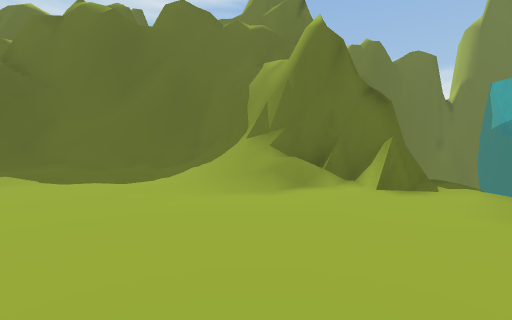
View 1 (above)

24 first-person views from a walk through a Unity game level. The camera is 1.3 m above the floor, tilts 2° down and sees 90° across. The floor is counted in squares, 2 m on a side. Each view is taken from the middle of a square. On the plan, view 1 faces up. The plan holds only what a view shows up to about 9 squares ahead; the rest is blank. The place goes on beyond the plan. The player is left out. Some surface patterns are stand-ins.

View 2
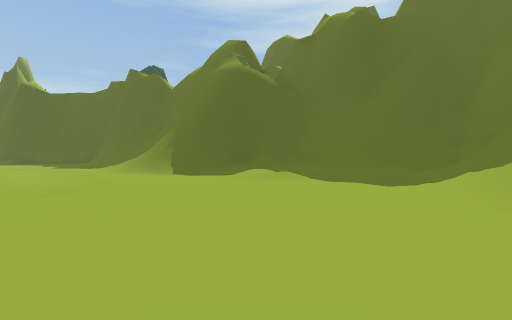

View 3
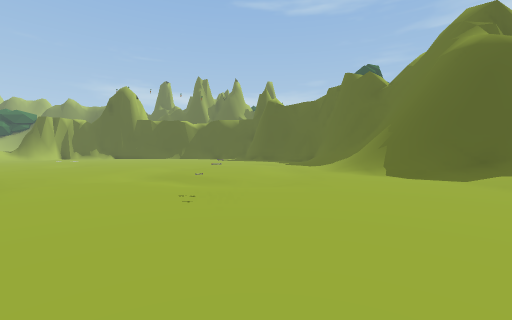

View 4
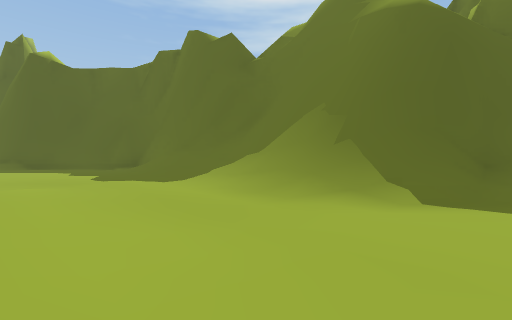

View 5
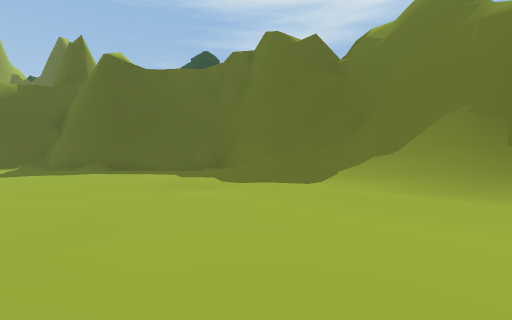

View 6
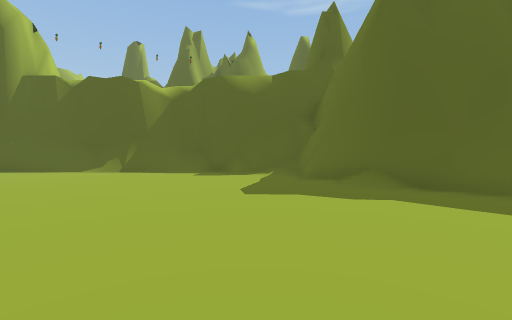

View 7
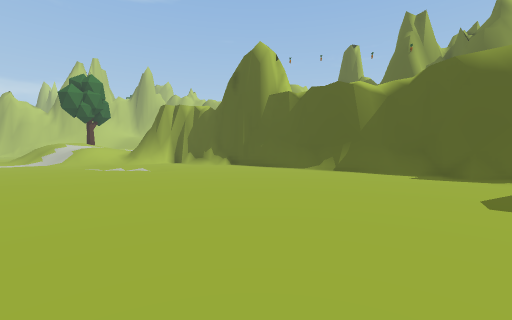

View 8
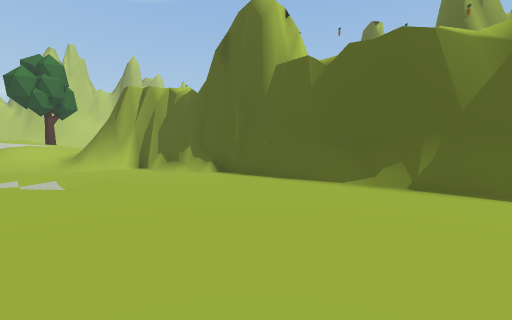

View 9
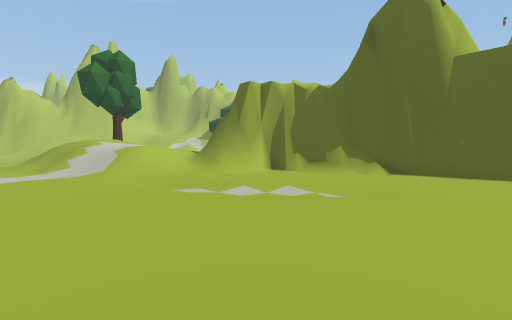

View 10
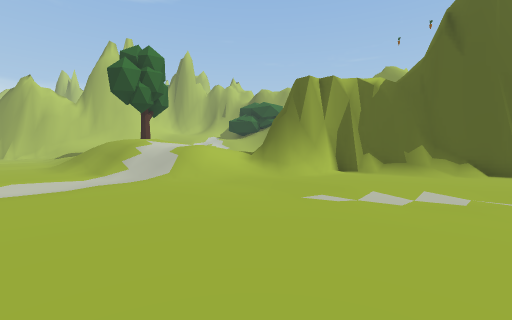

View 11
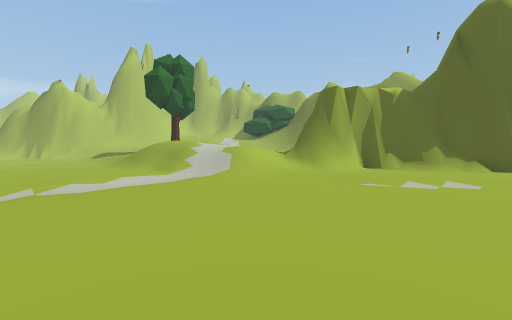

View 12
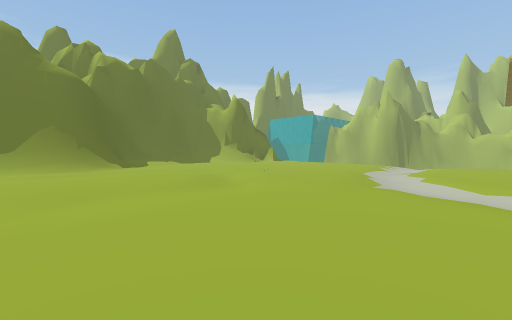

View 13
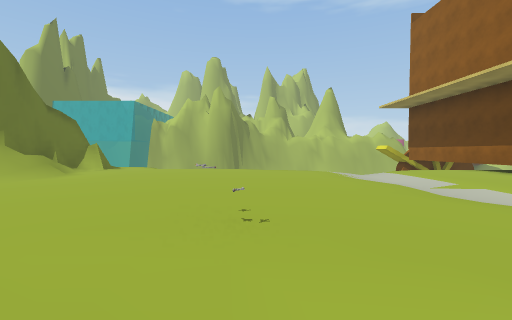

View 14
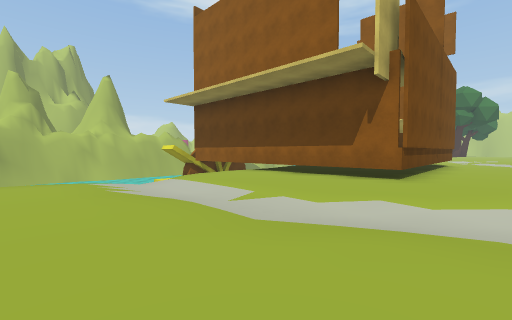

View 15
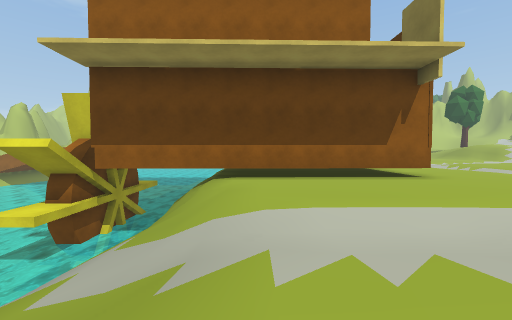

View 16
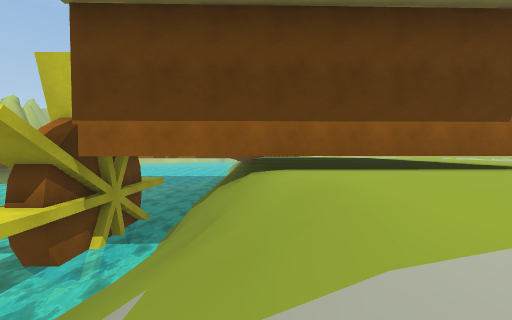

View 17
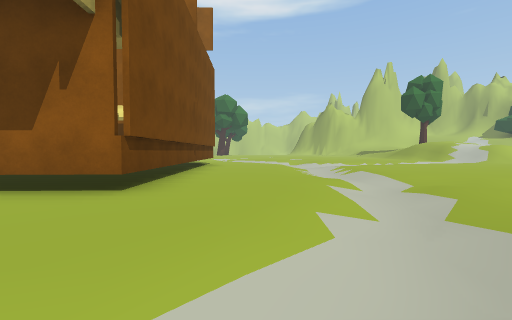

View 18
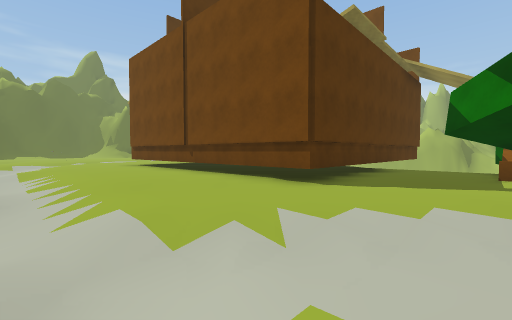

View 19
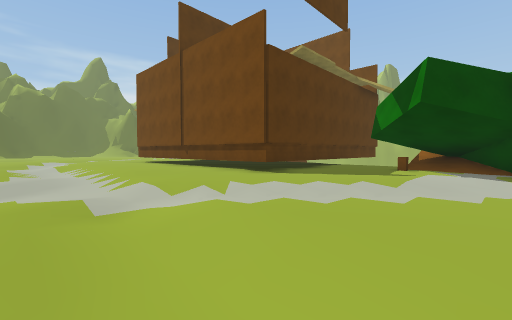

View 20
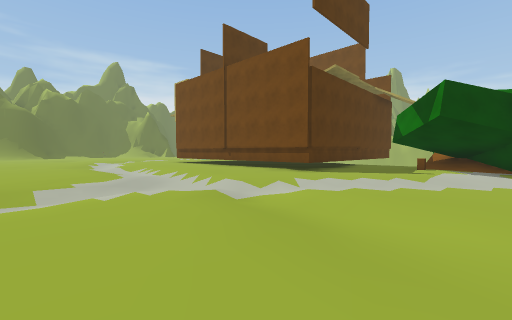

View 21
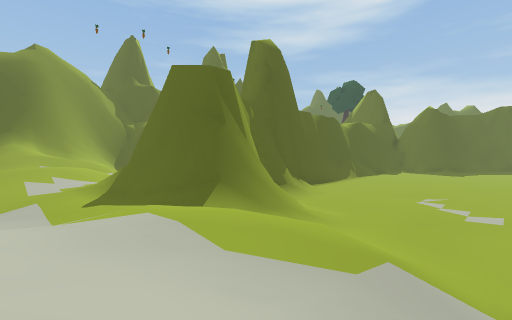

View 22
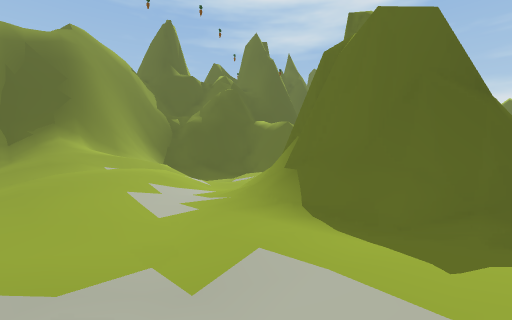

View 23
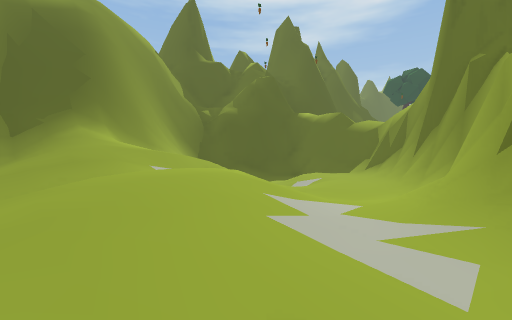

View 24
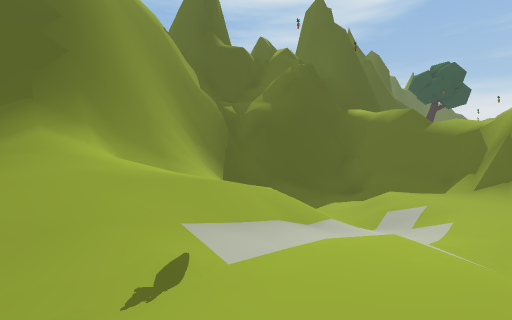

### Floor plan
Key: @ floor where view 1 was taken; # wall or solid block; . main floor; - floor 0.25 m lower than the main floor; : floor 0.5 m higher than the main floor; _ floor 0.5 m lower than the main floor; + floor 1.25 m higher than the main floor; < floor 3.25 m lower than the main floor; ( floor 3.5 m lower than the main floor; / step, stairs or slope; = window, fence, low wall or low ledge; ~ water the walk can cross; ≈ water the walk keeps out of; B brown block; O other object.
Columns run from 32 left of view 1 to 6 right of it. Each row starts with its distance up from view 1.
  9                              ###
  8                           ####=##
  7                          ###////####
  6                         ##////////##/
  5                    ######///...///##/
  4                #####//##//........../
  3               ##/////////........../
  2              ##/...................
  1             ##/....................
  0           ###/..................@..
 -1           #//..............O......
 -2           #/.............-........
 -3           #........  ...--......../
 -4           #........  .......///--///
 -5           #........  .....---....///=
 -6           #........  .....//......//=≈
 -7           #........  ..../-.......///≈≈
 -8           #........   .../........//(≈≈
 -9           #........   ...-...#######(≈
-10           #........   ..//...#   ##=<(#
-11   #####   #..............-...#    #=<≈
-12  ###//##  #/...-........._...#    #=~≈≈
-13 ##/////## #/.............-...#    # ~≈≈
-14 #/..////####.............-...#
-15 #/ .////#####/........../_...#   #
-16 #/  //::/####///.....///__...######
-17 #//////:/####//////-///.-//.......
-18 ##////////////////.......///......
-19 ##/////////++/////......//.-/...B###
-20 #/////////////////......-/..///. #
-21 #////////////   //......-....///##

Positions as (right, up) in squares from view 1, and headings:
1: (0, 0), facing up
2: (-1, 0), facing up-left
3: (-1, 0), facing left
4: (-7, 0), facing up-left
5: (-9, -2), facing up-left
6: (-14, -2), facing left
7: (-14, -2), facing down-left
8: (-17, -5), facing down-left
9: (-14, -9), facing down-left
10: (-13, -11), facing down-left
11: (-11, -11), facing down-left
12: (-11, -7), facing up-right
13: (-7, -1), facing right
14: (-5, -2), facing down-right
15: (1, -2), facing down
16: (2, -4), facing down
17: (-5, -5), facing down
18: (-7, -19), facing up-right
19: (-8, -21), facing up-right
20: (-10, -21), facing up-right
21: (-16, -20), facing up-left
22: (-20, -21), facing up-left
23: (-23, -21), facing up-left
24: (-26, -20), facing up-left
